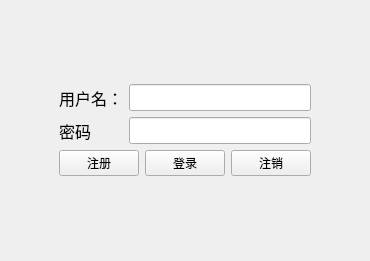
<?xml version="1.0" encoding="UTF-8"?>
<ui version="4.0">
 <class>TcpClienT</class>
 <widget class="QWidget" name="TcpClienT">
  <property name="geometry">
   <rect>
    <x>0</x>
    <y>0</y>
    <width>370</width>
    <height>261</height>
   </rect>
  </property>
  <property name="windowTitle">
   <string>TcpClienT</string>
  </property>
  <layout class="QGridLayout" name="gridLayout">
   <item row="0" column="0">
    <layout class="QHBoxLayout" name="horizontalLayout_3">
     <item>
      <spacer name="horizontalSpacer">
       <property name="orientation">
        <enum>Qt::Horizontal</enum>
       </property>
       <property name="sizeHint" stdset="0">
        <size>
         <width>40</width>
         <height>20</height>
        </size>
       </property>
      </spacer>
     </item>
     <item>
      <layout class="QVBoxLayout" name="verticalLayout_3">
       <item>
        <layout class="QHBoxLayout" name="horizontalLayout">
         <item>
          <layout class="QVBoxLayout" name="verticalLayout">
           <item>
            <widget class="QLabel" name="name_lab">
             <property name="font">
              <font>
               <pointsize>12</pointsize>
              </font>
             </property>
             <property name="text">
              <string>用户名：</string>
             </property>
            </widget>
           </item>
           <item>
            <widget class="QLabel" name="pwd_lab">
             <property name="font">
              <font>
               <pointsize>12</pointsize>
              </font>
             </property>
             <property name="text">
              <string>密码</string>
             </property>
            </widget>
           </item>
          </layout>
         </item>
         <item>
          <layout class="QVBoxLayout" name="verticalLayout_2">
           <item>
            <widget class="QLineEdit" name="name_le">
             <property name="font">
              <font>
               <pointsize>12</pointsize>
              </font>
             </property>
            </widget>
           </item>
           <item>
            <widget class="QLineEdit" name="pwd_le">
             <property name="font">
              <font>
               <pointsize>12</pointsize>
              </font>
             </property>
             <property name="text">
              <string/>
             </property>
             <property name="echoMode">
              <enum>QLineEdit::Password</enum>
             </property>
            </widget>
           </item>
          </layout>
         </item>
        </layout>
       </item>
       <item>
        <layout class="QHBoxLayout" name="horizontalLayout_2">
         <item>
          <widget class="QPushButton" name="regist_pb">
           <property name="text">
            <string>注册</string>
           </property>
          </widget>
         </item>
         <item>
          <widget class="QPushButton" name="login_pb">
           <property name="text">
            <string>登录</string>
           </property>
          </widget>
         </item>
         <item>
          <widget class="QPushButton" name="cancel_b">
           <property name="text">
            <string>注销</string>
           </property>
          </widget>
         </item>
        </layout>
       </item>
      </layout>
     </item>
     <item>
      <spacer name="horizontalSpacer_2">
       <property name="orientation">
        <enum>Qt::Horizontal</enum>
       </property>
       <property name="sizeHint" stdset="0">
        <size>
         <width>40</width>
         <height>20</height>
        </size>
       </property>
      </spacer>
     </item>
    </layout>
   </item>
  </layout>
 </widget>
 <resources/>
 <connections/>
</ui>
